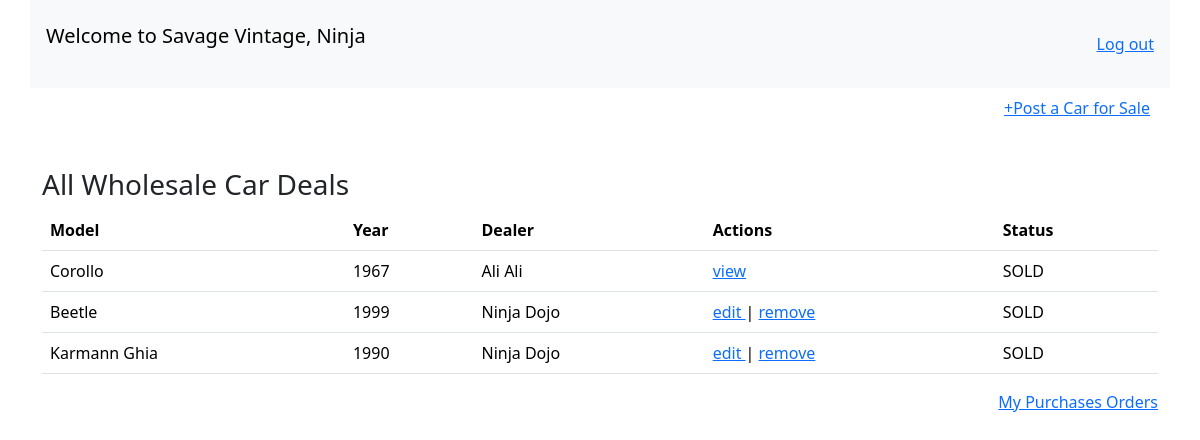
The page /cars/ (signed in) on the database its author committed.
### vintage_cars_app/models.py (models this page shows, shortened)
class User(models.Model):
    first_name = models.CharField(max_length=45)
    last_name = models.CharField(max_length=45)
    email = models.EmailField(unique=True)
    password = models.CharField(max_length=512)
    created_at = models.DateTimeField(auto_now_add=True)
    updated_at = models.DateTimeField(auto_now=True)
    objects = UserManger()

class Car(models.Model):
    price = models.IntegerField()
    model = models.CharField(max_length=45)
    make = models.CharField(max_length=45)
    year = models.IntegerField()
    seller = models.ForeignKey(User, related_name="cars", on_delete=models.CASCADE)
    seller_contact = models.CharField(max_length=45)
    purchaser = models.ForeignKey(User, related_name="purchas_cars", null=True, on_delete=models.SET_NULL)
    description = models.TextField()
    status = models.BooleanField(default=False) #default is sold false
    created_at = models.DateTimeField(auto_now_add=True)
    updated_at = models.DateTimeField(auto_now=True)
    objects = CarManger()

### vintage_cars_app/views.py (the view)
# urls.py: path('cars/' , views.cars, name='cars'),
def cars(request):
    if "user_id" not in request.session:
      return redirect('root')
    this_user = User.objects.get(id=request.session.get('user_id'))
    context = {
       'user': this_user,
       'all_cars': Car.objects.all()
    }
    return render(request, 'cars.html', context)

### vintage_cars_app/templates/cars.html (shortened to what this page needs)
<!DOCTYPE html>
<html lang="en">
<head>
    {% load bootstrap5 %}
    {% bootstrap_css %}
    {% load static %}
</head>
<body>
    <nav class="container navbar navbar-expand-lg navbar-light bg-light p-3 d-flex justify-content-between">
        <div class="d-flex align-items-center">
            <p class="navbar-brand">Welcome to Savage Vintage, {{ user.first_name}} </p>
        </div>
        <div class="d-flex align-items-center gap-3">
            <a href="{% url 'logout' %}">Log out</a>
        </div>
    </nav>
    <div class="container py-2">
        <section id="create-car" class="d-flex flex-row justify-content-between align-items-center mb-5" >
           <div>
            <a class="p-2" href="{% url 'new_car' %}"> +Post a Car for Sale</a>
           </div>
        </section>
        <section id="display_cars py-2">
            <h3>All Wholesale Car Deals</h3>
            <table class="table">
                <thead>
                  <tr>
                    <th scope="col">Model</th>
                    <th scope="col">Year</th>
                    <th scope="col">Dealer</th>
                    <th scope="col">Actions</th>
                    <th scope="col">Status</th>
                  </tr>
                </thead>
                <tbody>
                    {% for car in all_cars %}
                    <tr>
                        <td>{{ car.model }}</td>
                        <td>{{ car.year }}</td>
                        <td>{{ car.seller.first_name }} {{ car.seller.last_name }}</td>
                        <td>
                            {% if user.id == car.seller.id %}
                            <a href="{% url 'edit' car.id %}">edit </a> |
                            <a href="{% url 'destroy' car.id %}">remove</a>
                            {% else %}
                             <a href="{% url 'view' car.id %}">view </a>
                            {% endif %}
                        </td>
                        <td>
                            {% if car.status %}
                               SOLD
                            {% else %}
                               For Sales
                            {% endif %}
                        </td>
                      </tr>
                    {% endfor %}
                </tbody>
              </table>
        </section>
        <section id="my_purchases_orders" class="d-flex justify-content-end">
            <a href="{% url 'purchase_orders' %}"> My Purchases Orders </a>
        </section>
    </div>
</body>
</html>

### rows shown on the page
User: first_name "Ninja"
Car: model "Corollo", year "1967", seller.first_name "Ali", seller.last_name "Ali", shows "view", status "SOLD"
Car: model "Beetle", year "1999", seller.first_name "Ninja", seller.last_name "Dojo", shows "edit", status "SOLD"
Car: model "Karmann Ghia", year "1990", seller.first_name "Ninja", seller.last_name "Dojo", shows "edit", status "SOLD"
